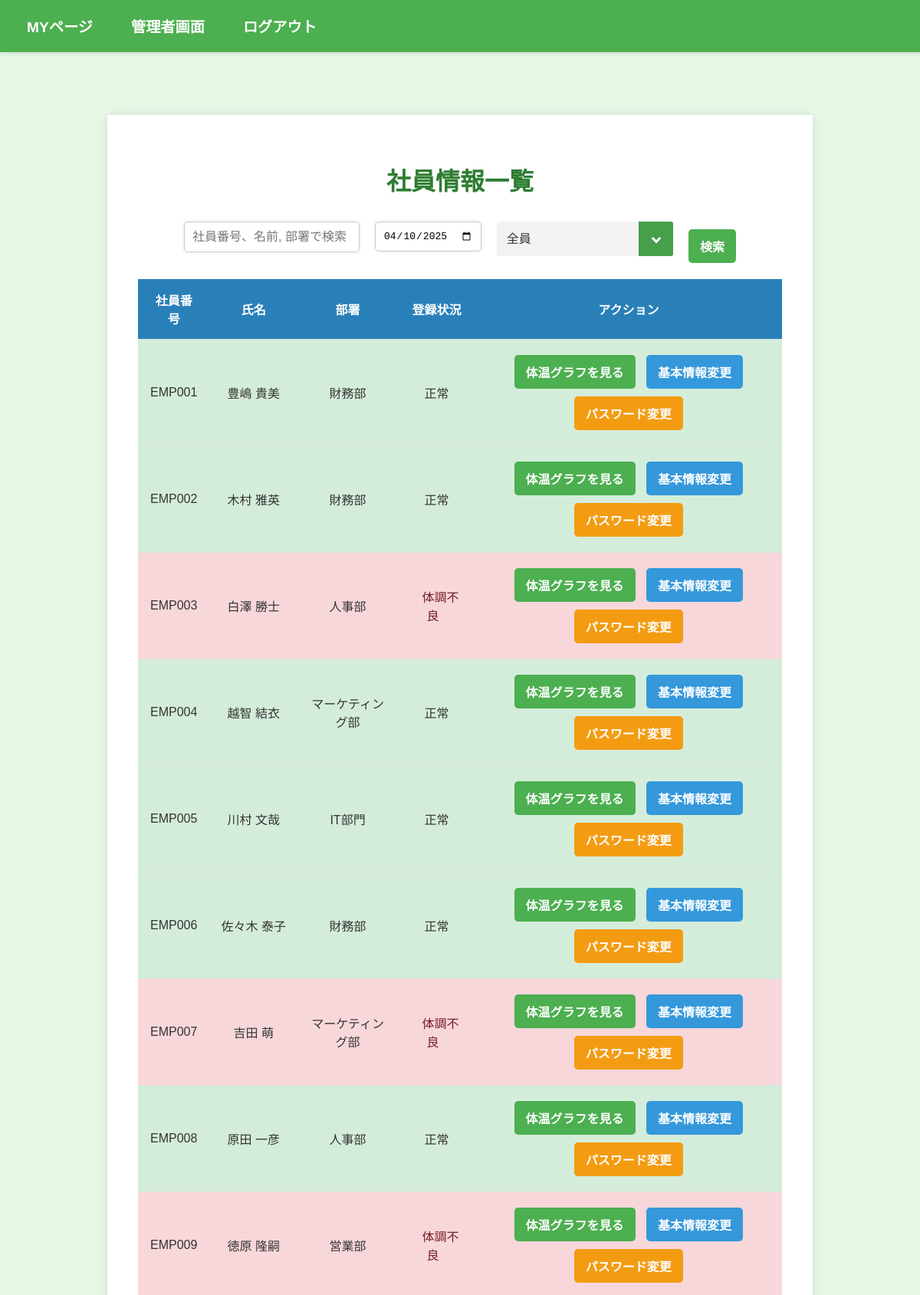
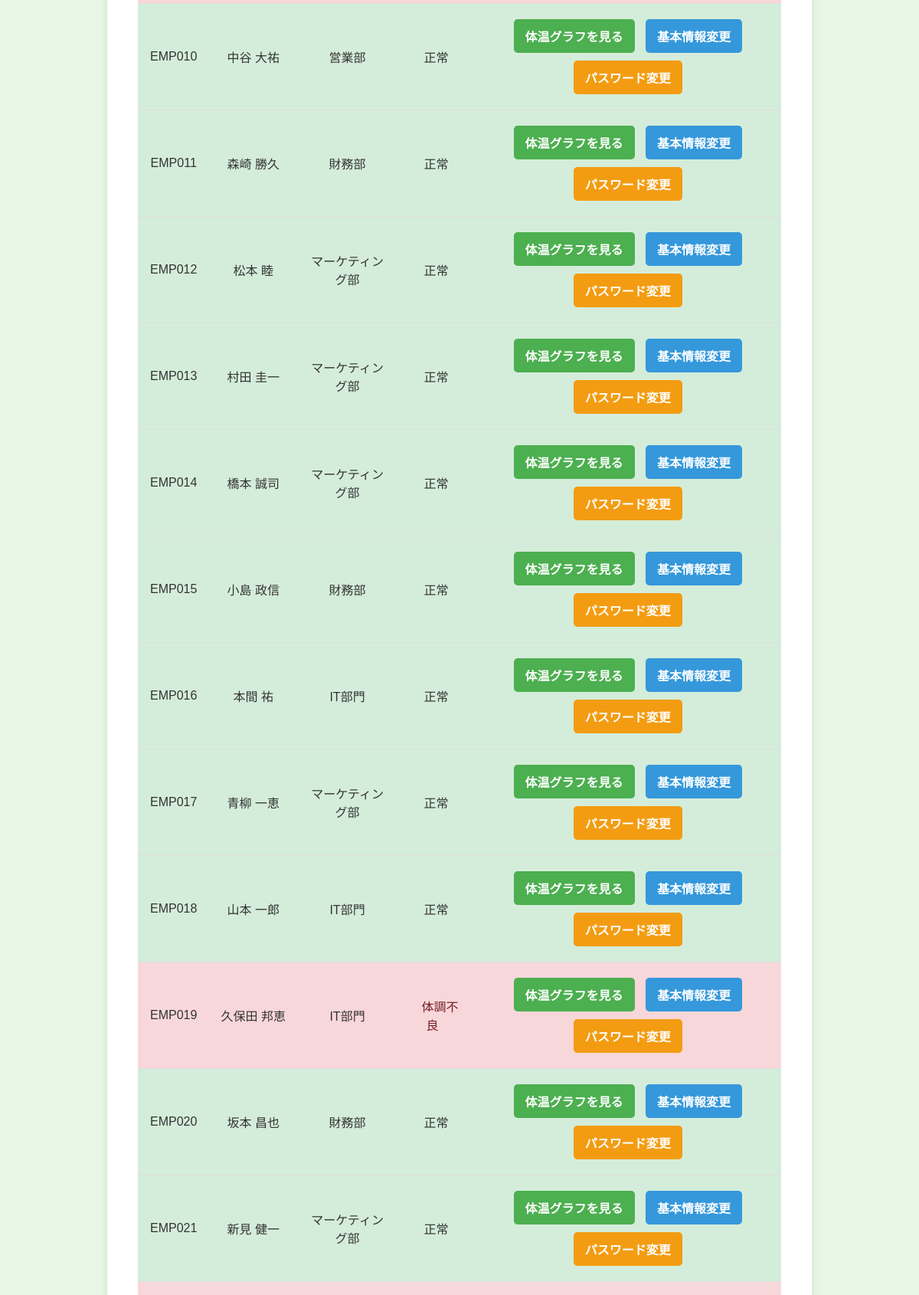
Page /view_employee (signed in, upper part) on the committed database (2 pictures, top to bottom).
### models.py (models this page shows, shortened)
class User(UserMixin, db.Model):
    __tablename__ = 'user'
    id = db.Column(db.Integer, primary_key=True)
    password_hash = db.Column(db.String(128), nullable=False)
    is_admin = db.Column(db.Boolean, default=False)
    employee_number = db.Column(db.String(100), unique=True, nullable=False)
    department = db.Column(db.String(100), nullable=False)
    name = db.Column(db.String(100), nullable=False)
    phone = db.Column(db.String(15), nullable=False)
    email = db.Column(db.String(120), unique=True, nullable=False)

### routes.py (the view)
@app.route("/view_employee", methods=["GET"])
@login_required
def view_employee():
    check_result = check_admin_permission()  # 権限チェック
    if check_result:
        return check_result  # アクセス拒否の場合はリダイレクト
    query = request.args.get('query', '').strip()
    date_query = request.args.get('date', '').strip()
    filter_option = request.args.get('filter', 'all').strip()  # デフォルトは "all"
    if not date_query:
        date_query = datetime.now().strftime('%Y-%m-%d')
    date_query_obj = datetime.strptime(date_query, '%Y-%m-%d').date()
    department_alias = aliased(Department)
    base_query = (
        db.session.query(
            User.id,
            User.employee_number,
            User.department,
            User.name,
            func.coalesce(HealthRecord.flag, literal(2)).label('flag'),  # 未登録者は flag=2
            department_alias.name.label('department_name')
        )
        .outerjoin(HealthRecord, and_(
            HealthRecord.user_id == User.id,
            func.date(HealthRecord.date) == date_query_obj  # 本日の日付でフィルタ
        ))
        .outerjoin(department_alias, User.department == department_alias.abbreviation)
        .filter(
            or_(
                User.employee_number.like(f'%{query}%'),
                User.name.like(f'%{query}%'),
                department_alias.name.like(f'%{query}%')
            )
        )
    )
    if filter_option == "all":
        pass
    elif filter_option == "unregistered":
        base_query = base_query.filter(HealthRecord.id.is_(None))
    elif filter_option == "healthy":
        base_query = base_query.filter(and_(
            HealthRecord.flag == 0,
            HealthRecord.id.isnot(None)  # データが存在することを確認
        ))
    elif filter_option == "unwell":
        base_query = base_query.filter(and_(
            HealthRecord.flag == 1,
            HealthRecord.id.isnot(None)  # データが存在することを確認
        ))
    employees = base_query.distinct(User.id).all()
    if not employees:
        flash('指定された社員は見つかりませんでした。', 'info')
    return render_template(
        'view_employee.html',
        employees=employees,
        today=date_query,
        filter_option=filter_option
    )

### routes.py (called while the page is built)
def check_admin_permission():
    if not current_user.is_admin:
        flash("このページにアクセスする権限がありません。", 'error')
        return redirect(url_for('index'))
    return None  # 管理者の場合は何もしない

@login_manager.user_loader
def load_user(user_id):
    return User.query.get(int(user_id))

### templates/view_employee.html (shortened to what this page needs)
{% extends "base.html" %}
{% block content %}
    <div class="container">
        <h1>社員情報一覧</h1>
        <form method="GET" action="{{ url_for('view_employee') }}" id="employee-search-form" class="d-flex align-items-center mb-3">
            <div class="input-group mb-3 mr-2">
                <input type="text" class="form-control" placeholder="社員番号、名前, 部署で検索" name="query" value="{{ request.args.get('query', '') }}" style="max-width: 400px;">
            </div>
            <div class="input-group mb-3 mr-2">
                <input type="date" class="form-control" id="date-input" name="date" value="{{ request.args.get('date', today) }}" style="max-width: 400px;">
            </div>
            <div class="input-group mb-3  selectbox-1">
                <select class="form-select" name="filter" style="max-width: 200px;">
                    <option value="all" {% if filter_option == 'all' %}selected{% endif %}>全員</option>
                </select>
            </div>
            <div class="search">
                <button class="btn btn-primary" type="submit">検索</button>
            </div>
        </form>
        <table class="table">
            <thead>
                <tr>
                    <th>社員番号</th>
                    <th>氏名</th>
                    <th>部署</th>
                    <th>登録状況</th>
                    <th>アクション</th>
                </tr>
            </thead>
            <tbody>
                {% for employee in employees %}
                <tr
                    {% if employee.flag == 2 %}
                        style="background-color: #fff3cd;"
                    {% elif employee.flag == 1 %}
                        style="background-color: #f8d7da;"
                    {% elif employee.flag == 0 %}
                        style="background-color: #d4edda;"
                    {% endif %}
                >
                    <td>{{ employee.employee_number }}</td>
                    <td>{{ employee.name }}</td>
                    <td>{{ employee.department_name }}</td>
                    <td style="text-align: center;">
                        {% if employee.flag == 2  %}
                            <span class="text-muted">未登録</span>
                        {% elif employee.flag == 1 %}
                            <span class="text-danger">体調不良</span>
                        {% elif employee.flag == 0 %}
                            <span class="text-success">正常</span>
                        {% endif %}
                    </td>
                    <td style="text-align: center;">
                        <a href="{{ url_for('employee_graph', employee_id=employee.id) }}" class="btn btn-primary">体温グラフを見る</a>
                        <a href="{{ url_for('change_info', employee_id=employee.id) }}" class="btn btn-secondary">基本情報変更</a>
                        <a href="{{ url_for('change_password', employee_id=employee.id) }}" class="btn btn-warning">パスワード変更</a>
                    </td>
                </tr>
                {% endfor %}
            </tbody>
        </table>
    </div>
{% endblock %}

### static/css/style.css (style rules this page uses)
body { font-family: Arial, sans-serif; margin: 0; padding: 0; background-color: #e6f7e6; color: #333; }
.container { width: 70%; margin: 150px auto; padding: 40px; background-color: #fff; box-shadow: 0 0 10px rgba(0, 0, 0, 0.1); }
h1, h2 { color: #2e7d32; text-align: center; }
form { margin: 20px 0; text-align: center; }
input { margin: 10px 0; padding: 10px; font-size: 1em; border-radius: 5px; border: 1px solid #a5d6a7; box-shadow: 0 0 5px rgba(0, 0, 0, 0.1); }
select { width: 70%; }
input[type="text"], input[type="password"], input[type="email"] { width: 70%; box-sizing: border-box; }
button, .btn { width: auto; padding: 10px 15px; font-size: 1rem; border-radius: 5px; text-transform: uppercase; font-weight: bold; background-color: #4CAF50; border: none; color: white; }
.table { width: 100%; margin-bottom: 20px; border-collapse: collapse; }
.table th, .table td { padding: 15px; text-align: center; border-bottom: 1px solid #ddd; }
.table th { background-color: #2980b9; color: #fff; }
a.btn { display: inline-block; padding: 10px 15px; margin: 5px; color: #fff; text-decoration: none; border-radius: 5px; }
a.btn-primary, a.btn-success, a.btn-danger, a.btn-warning, a.btn-info { background-color: #4CAF50; }
a.btn-secondary { background-color: #3498db; }
a.btn-warning { background-color: #f39c12; }
.input-group { display: flex; align-items: center; margin-bottom: 20px; }
.input-group .form-control { flex: 1; max-width: 97%; }
.form-control { width: 97%; padding: 10px; margin-bottom: 15px; border-radius: 5px; border: 1px solid #ccc; }
.text-danger, .flash-message { margin-bottom: 15px; padding: 10px; background-color: #f8d7da; color: #721c24; border-radius: 5px; list-style:none; }
.search { padding-top: 20px; }
.selectbox-1 { position: relative; }
.selectbox-1::before, .selectbox-1::after { position: absolute; content: ''; pointer-events: none; }
.selectbox-1::before { display: inline-block; right: 0; width: 2.8em; height: 2.8em; border-radius: 0 3px 3px 0; background-color: #45a049; }
.selectbox-1::after { position: absolute; top: 50%; right: 1.4em; transform: translate(50%, -50%) rotate(45deg); width: 6px; height: 6px; border-bottom: 3px solid #fff; border-right: 3px solid #fff; }
.selectbox-1 select { appearance: none; min-width: 230px; height: 2.8em; padding: .4em 3.6em .4em .8em; border: none; border-radius: 3px; background-color: #f2f2f2; color: #333; font-size: 1em; cursor: pointer; }

### templates/view_employee.html (style rules this page uses)
#employee-search-form { display: flex; align-items: center; justify-content: center; gap: 20px; }
#employee-search-form .input-group { margin-bottom:0px; }

### rows in the picture
User: employee_number "EMP001", name "豊嶋 貴美", department_name "財務部", shows "正常"
User: employee_number "EMP002", name "木村 雅英", department_name "財務部", shows "正常"
User: employee_number "EMP003", name "白澤 勝士", department_name "人事部", shows "体調不良"
User: employee_number "EMP004", name "越智 結衣", department_name "マーケティング部", shows "正常"
User: employee_number "EMP005", name "川村 文哉", department_name "IT部門", shows "正常"
User: employee_number "EMP006", name "佐々木 泰子", department_name "財務部", shows "正常"
User: employee_number "EMP007", name "吉田 萌", department_name "マーケティング部", shows "体調不良"
User: employee_number "EMP008", name "原田 一彦", department_name "人事部", shows "正常"
User: employee_number "EMP009", name "徳原 隆嗣", department_name "営業部", shows "体調不良"
User: employee_number "EMP010", name "中谷 大祐", department_name "営業部", shows "正常"
User: employee_number "EMP011", name "森崎 勝久", department_name "財務部", shows "正常"
User: employee_number "EMP012", name "松本 睦", department_name "マーケティング部", shows "正常"
User: employee_number "EMP013", name "村田 圭一", department_name "マーケティング部", shows "正常"
User: employee_number "EMP014", name "橋本 誠司", department_name "マーケティング部", shows "正常"
User: employee_number "EMP015", name "小島 政信", department_name "財務部", shows "正常"
User: employee_number "EMP016", name "本間 祐", department_name "IT部門", shows "正常"
User: employee_number "EMP017", name "青柳 一恵", department_name "マーケティング部", shows "正常"
User: employee_number "EMP018", name "山本 一郎", department_name "IT部門", shows "正常"
User: employee_number "EMP019", name "久保田 邦恵", department_name "IT部門", shows "体調不良"
User: employee_number "EMP020", name "坂本 昌也", department_name "財務部", shows "正常"
User: employee_number "EMP021", name "新見 健一", department_name "マーケティング部", shows "正常"
